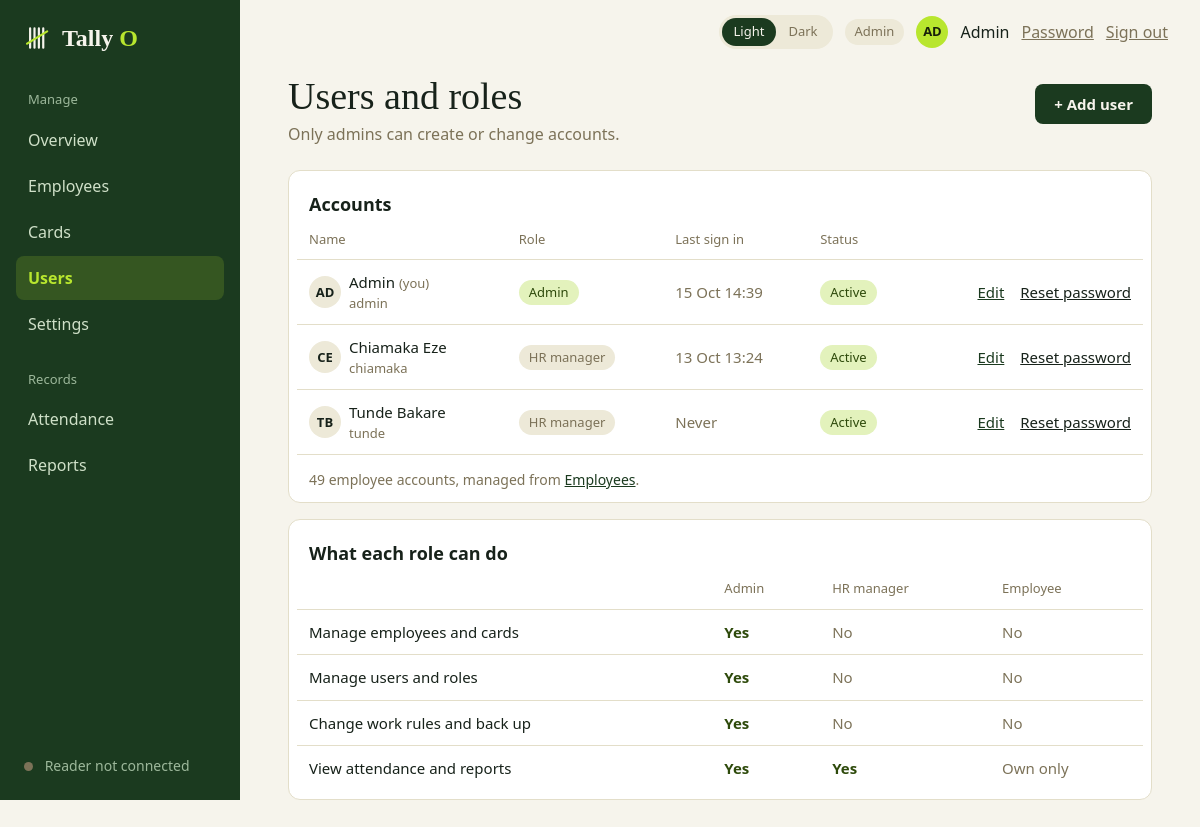
The page /admin/users (signed in) on the database as committed earlier.
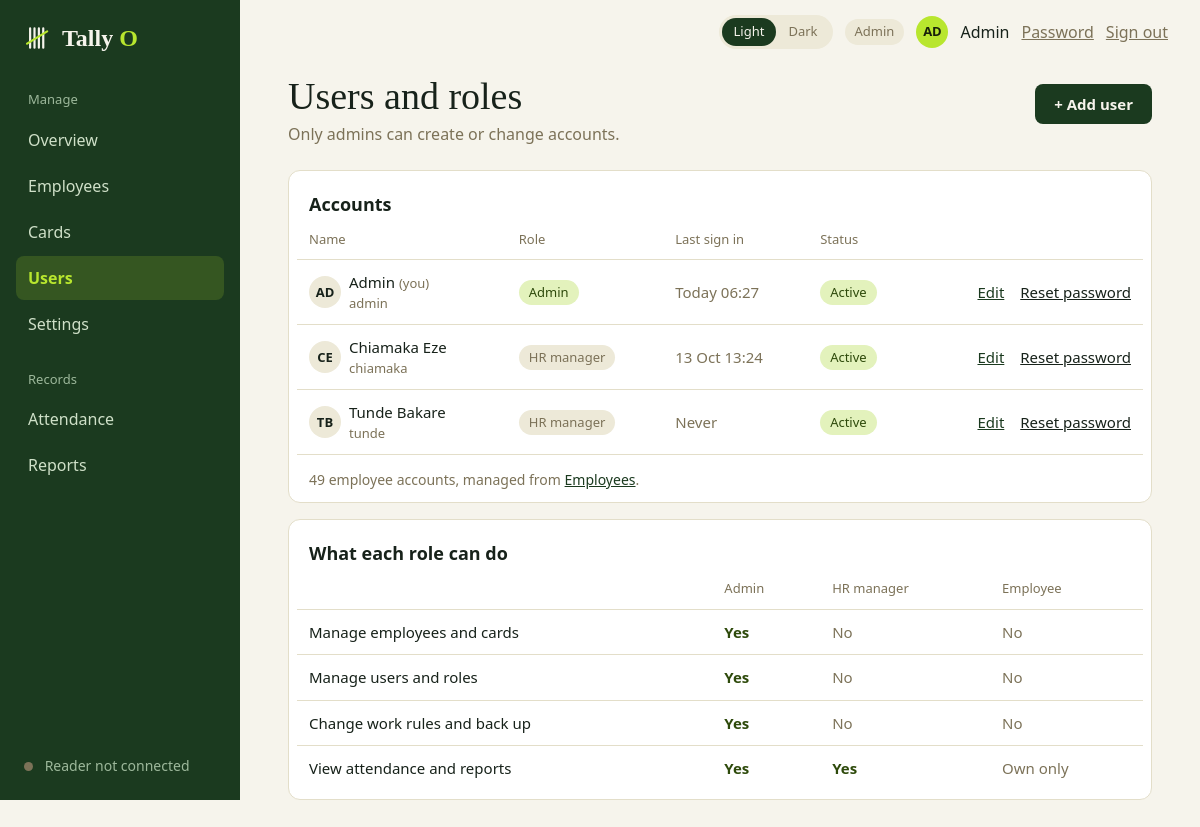
The same page on the database as committed later.
### tables this page shows
CREATE TABLE users (
    id            INTEGER PRIMARY KEY,
    username      TEXT    NOT NULL UNIQUE COLLATE NOCASE,  -- employees use their code
    full_name     TEXT    NOT NULL,
    role          TEXT    NOT NULL CHECK (role IN ('admin', 'hr', 'employee')),
    password_hash TEXT    NOT NULL,
    employee_id   INTEGER UNIQUE REFERENCES employees(id),
    is_active     INTEGER NOT NULL DEFAULT 1 CHECK (is_active IN (0, 1)),
    last_login_at TEXT, must_change_password INTEGER NOT NULL DEFAULT 0,
    -- an employee account must point at an employee; the others must not
    CHECK ((role = 'employee') = (employee_id IS NOT NULL))
);

### admin.py (the view)
@bp.route("/users")
@admin_only
def users():
    conn = db.get_db()
    return render_template(
        "admin_users.html", staff=queries.staff_accounts(conn),
        employee_accounts=queries.employee_account_count(conn),
        me_id=session["user"]["id"], today=date.today().isoformat(), **shell_context("Users"))

### app.py (called while the page is built)
@app.context_processor
def inject_globals():
    return {"APP_NAME": APP_NAME, "APP_TAGLINE": APP_TAGLINE,
            "csrf_token": auth.csrf_token, "safe_url": safe_url,
            "reader": reader.status()}

@app.after_request
def no_store_when_signed_in(response):
    if "user" in session and request.endpoint != "static":
        response.headers["Cache-Control"] = "no-store"
    return response

### auth.py (called while the page is built)
def csrf_token():
    if "csrf" not in session:
        session["csrf"] = secrets.token_hex(16)
    return session["csrf"]

def login_required(view):
    @wraps(view)
    def wrapped(*args, **kwargs):
        user = session.get("user")
        if not user:
            return redirect(url_for("auth.login"))
        row = get_db().execute("SELECT is_active, must_change_password FROM users WHERE id = ?",
                               (user["id"],)).fetchone()
        if row is None or not row["is_active"]:       # deactivated since they signed in
            session.clear()
            return redirect(url_for("auth.login"))
        if row["must_change_password"] and request.endpoint not in ("account.password", "auth.logout"):
            return redirect(url_for("account.password"))
        return view(*args, **kwargs)
    return wrapped

def role_required(*roles):
    def decorator(view):
        @wraps(view)
        @login_required
        def wrapped(*args, **kwargs):
            if session["user"]["role"] not in roles:
                abort(403)
            return view(*args, **kwargs)
        return wrapped
    return decorator

### db.py (called while the page is built)
def connect(path=DEFAULT_DB):
    Path(path).parent.mkdir(parents=True, exist_ok=True)
    conn = sqlite3.connect(str(path), isolation_level=None, timeout=10)  # we run transactions ourselves
    conn.row_factory = sqlite3.Row            # rows behave like dicts: row["name"]
    conn.execute("PRAGMA foreign_keys = ON")  # SQLite ignores foreign keys unless asked
    conn.execute("PRAGMA journal_mode = WAL") # readers don't block the writer
    return conn

def get_db():
    if "db" not in g:
        g.db = connect(current_app.config["DATABASE"])
    return g.db

### queries.py (called while the page is built)
def employee_account_count(db):
    return db.execute("SELECT COUNT(*) FROM users WHERE role = 'employee'").fetchone()[0]

### reader.py (called while the page is built)
def status():
    return {"connected": False, "port": None, "label": "Reader not connected"}

### shell.py (called while the page is built)
def safe_url(endpoint, **values):
    try:
        return url_for(endpoint, **values)
    except BuildError:
        return "#"

### templates/admin_users.html (shortened to what this page needs)
{% extends "app_shell.html" %}
{% block content %}
  <div class="page-head">
    <div>
      <h1 class="page-title">Users and roles</h1>
      <p class="muted mt-1">Only admins can create or change accounts.</p>
    </div>
    <a class="btn" href="{{ url_for('admin.user_new') }}">+ Add user</a>
  </div>
  <div class="card table-card mt-5">
    <h2 class="section-title table-title">Accounts</h2>
    <table class="table">
      <thead><tr><th>Name</th><th>Role</th><th>Last sign in</th><th>Status</th><th></th></tr></thead>
      <tbody>
        {% for u in staff %}
          <tr>
            <td>
              <div class="row">
                <span class="avatar">{{ u.initials }}</span>
                <div>
                  <div>{{ u.full_name }}{% if u.id == me_id %} <span class="muted small">(you)</span>{% endif %}</div>
                  <div class="muted small">{{ u.username }}</div>
                </div>
              </div>
            </td>
            <td>{% if u.role == 'admin' %}<span class="pill pill-ok">Admin</span>{% else %}<span class="pill">HR manager</span>{% endif %}</td>
            <td class="muted">{{ u.last_login_at | when(today) if u.last_login_at else 'Never' }}</td>
            <td>{% if u.is_active %}<span class="pill pill-ok">Active</span>{% else %}<span class="pill pill-bad">Inactive</span>{% endif %}</td>
            <td class="right">
              <a href="{{ url_for('admin.user_edit', user_id=u.id) }}">Edit</a>
              {% if u.is_active %}
                <form class="inline-form row-action" method="post"
                      action="{{ url_for('admin.user_reset_password', user_id=u.id) }}"
                      onsubmit="return confirm('Reset the password for {{ u.full_name|e }}? Their current password will stop working.')">
                  <button class="link-button" type="submit">Reset password</button>
                </form>
              {% endif %}
            </td>
          </tr>
        {% endfor %}
      </tbody>
    </table>
    <p class="table-foot muted">{{ employee_accounts }} employee accounts, managed from <a href="{{ safe_url('admin.employees') }}">Employees</a>.</p>
  </div>
  <div class="card table-card mt-4">
    <h2 class="section-title table-title">What each role can do</h2>
    <table class="table">
      <thead><tr><th></th><th>Admin</th><th>HR manager</th><th>Employee</th></tr></thead>
      <tbody>
        {% for label, admin, hr, emp in (
            ('Manage employees and cards', 'Yes', 'No', 'No'),
            ('Manage users and roles', 'Yes', 'No', 'No'),
            ('Change work rules and back up', 'Yes', 'No', 'No'),
            ('View attendance and reports', 'Yes', 'Yes', 'Own only')) %}
          <tr>
            <td>{{ label }}</td>
            {% for v in (admin, hr, emp) %}<td class="{{ 'yes' if v == 'Yes' else 'muted' }}">{{ v }}</td>{% endfor %}
          </tr>
        {% endfor %}
      </tbody>
    </table>
  </div>
{% endblock %}

### templates/app_shell.html (shortened to what this page needs)
{% extends "base.html" %}
{% block head %}
  <link rel="stylesheet" href="{{ url_for('static', filename='css/dashboard.css') }}">
{% endblock %}
{% block body %}
<div class="shell">
  <aside class="sidebar">
    <a class="sidebar-brand" href="{{ url_for('home') }}">
      {% include "partials/logo.html" %}
    </a>
    <nav aria-label="Main menu">
      {% for group in nav %}
        <div class="nav-label">{{ group.label }}</div>
        {% for link in group.links %}
          <a class="nav-link" href="{{ link.href }}"
             {% if link.name == active %}aria-current="page"{% endif %}>{{ link.name }}</a>
        {% endfor %}
      {% endfor %}
    </nav>
    <div class="sidebar-footer">
      {% block sidebar_footer %}<span class="dot{{ '' if reader.connected else ' dot-off' }}"></span> {{ reader.label }}{% endblock %}
    </div>
  </aside>
  <div class="main">
    <header class="topbar">
      {% include "partials/theme_toggle.html" %}
      <span class="pill">{{ role_label }}</span>
      <span class="avatar avatar-accent">{{ user_initials }}</span>
      <span>{{ user_name }}</span>
      <a class="muted" href="{{ safe_url('account.password') }}">Password</a>
      <form class="inline-form" method="post" action="{{ url_for('auth.logout') }}">
        <button class="link-button muted" type="submit">Sign out</button>
      </form>
    </header>
    <main class="content">
      {% block content %}{% endblock %}
    </main>
  </div>
</div>
{% endblock %}

### templates/base.html (shortened to what this page needs)
<!DOCTYPE html>
<html lang="en" data-theme="light">
<head>
  <link rel="stylesheet" href="{{ url_for('static', filename='css/base.css') }}">
  {% block head %}{% endblock %}
</head>
<body class="{% block body_class %}{% endblock %}">
  {% block body %}{% endblock %}
</body>
</html>

### templates/partials/logo.html
<span class="brand">
    <svg class="brand-mark" viewBox="0 0 64 64" fill="none" stroke="currentColor" stroke-width="5" stroke-linecap="round" aria-hidden="true">
        <path d="M14 10V54M24 10V54M34 10V54M44 10V54"/>
        <path class="brand-slash" d="M7 45L53 17"/>
    </svg>
    <span class="brand-name">{{ APP_NAME[:-1] }}
        <span>{{ APP_NAME[-1]|upper }}</span>
    </span>
</span>

### templates/partials/theme_toggle.html
<div class="theme-toggle" role="group" aria-label="Colour theme">
    <button type="button" data-theme-option="light" aria-pressed="false">Light</button>
    <button type="button" data-theme-option="dark" aria-pressed="false">Dark</button>
</div>

### static/css/dashboard.css (style rules this page uses)
.page-head { display: flex; align-items: flex-start; justify-content: space-between; gap: var(--space-4); flex-wrap: wrap; }
.page-head .btn { margin-top: 0.5rem; }
.mt-5 { margin-top: var(--space-5); }
.small { font-size: 0.8125rem; }
.right { text-align: right; }
.dot-off { background: var(--sidebar-muted); }
.dot-off { background: var(--muted); }
.table-title { padding: 0.25rem 0.75rem 0.75rem; }
.table-foot { padding: 0.875rem 0.75rem 0.25rem; font-size: 0.875rem; border-top: 1px solid var(--line); }
.row-action { margin-left: var(--space-3); }
.yes { color: var(--ok-fg); font-weight: 700; }

Rows that differ between the two databases and show on the page:
changed users "Admin": last_login_at|when "15 Oct 14:39" → "Today 06:27"
